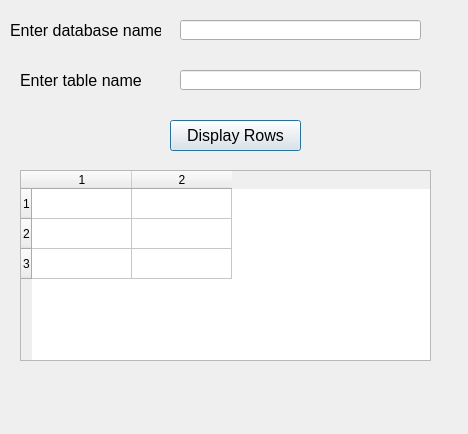
<?xml version="1.0" encoding="UTF-8"?>
<ui version="4.0">
 <class>Dialog</class>
 <widget class="QDialog" name="Dialog">
  <property name="geometry">
   <rect>
    <x>0</x>
    <y>0</y>
    <width>468</width>
    <height>434</height>
   </rect>
  </property>
  <property name="windowTitle">
   <string>Dialog</string>
  </property>
  <widget class="QLabel" name="label">
   <property name="geometry">
    <rect>
     <x>10</x>
     <y>20</y>
     <width>151</width>
     <height>20</height>
    </rect>
   </property>
   <property name="font">
    <font>
     <pointsize>12</pointsize>
    </font>
   </property>
   <property name="text">
    <string>Enter database name</string>
   </property>
  </widget>
  <widget class="QLineEdit" name="lineEditDBName">
   <property name="geometry">
    <rect>
     <x>180</x>
     <y>20</y>
     <width>241</width>
     <height>20</height>
    </rect>
   </property>
   <property name="font">
    <font>
     <pointsize>12</pointsize>
    </font>
   </property>
  </widget>
  <widget class="QLabel" name="label_2">
   <property name="geometry">
    <rect>
     <x>20</x>
     <y>70</y>
     <width>131</width>
     <height>21</height>
    </rect>
   </property>
   <property name="font">
    <font>
     <pointsize>12</pointsize>
    </font>
   </property>
   <property name="text">
    <string>Enter table name</string>
   </property>
  </widget>
  <widget class="QLineEdit" name="lineEditTableName">
   <property name="geometry">
    <rect>
     <x>180</x>
     <y>70</y>
     <width>241</width>
     <height>20</height>
    </rect>
   </property>
   <property name="font">
    <font>
     <pointsize>12</pointsize>
    </font>
   </property>
  </widget>
  <widget class="QPushButton" name="pushButtonDisplayRows">
   <property name="geometry">
    <rect>
     <x>170</x>
     <y>120</y>
     <width>131</width>
     <height>31</height>
    </rect>
   </property>
   <property name="font">
    <font>
     <pointsize>12</pointsize>
    </font>
   </property>
   <property name="text">
    <string>Display Rows</string>
   </property>
  </widget>
  <widget class="QLabel" name="labelResponse">
   <property name="geometry">
    <rect>
     <x>30</x>
     <y>390</y>
     <width>401</width>
     <height>31</height>
    </rect>
   </property>
   <property name="font">
    <font>
     <pointsize>12</pointsize>
    </font>
   </property>
   <property name="text">
    <string/>
   </property>
  </widget>
  <widget class="QTableWidget" name="tableWidget">
   <property name="geometry">
    <rect>
     <x>20</x>
     <y>170</y>
     <width>411</width>
     <height>191</height>
    </rect>
   </property>
   <property name="rowCount">
    <number>3</number>
   </property>
   <property name="columnCount">
    <number>2</number>
   </property>
   <row/>
   <row/>
   <row/>
   <column/>
   <column/>
  </widget>
 </widget>
 <resources/>
 <connections/>
</ui>
